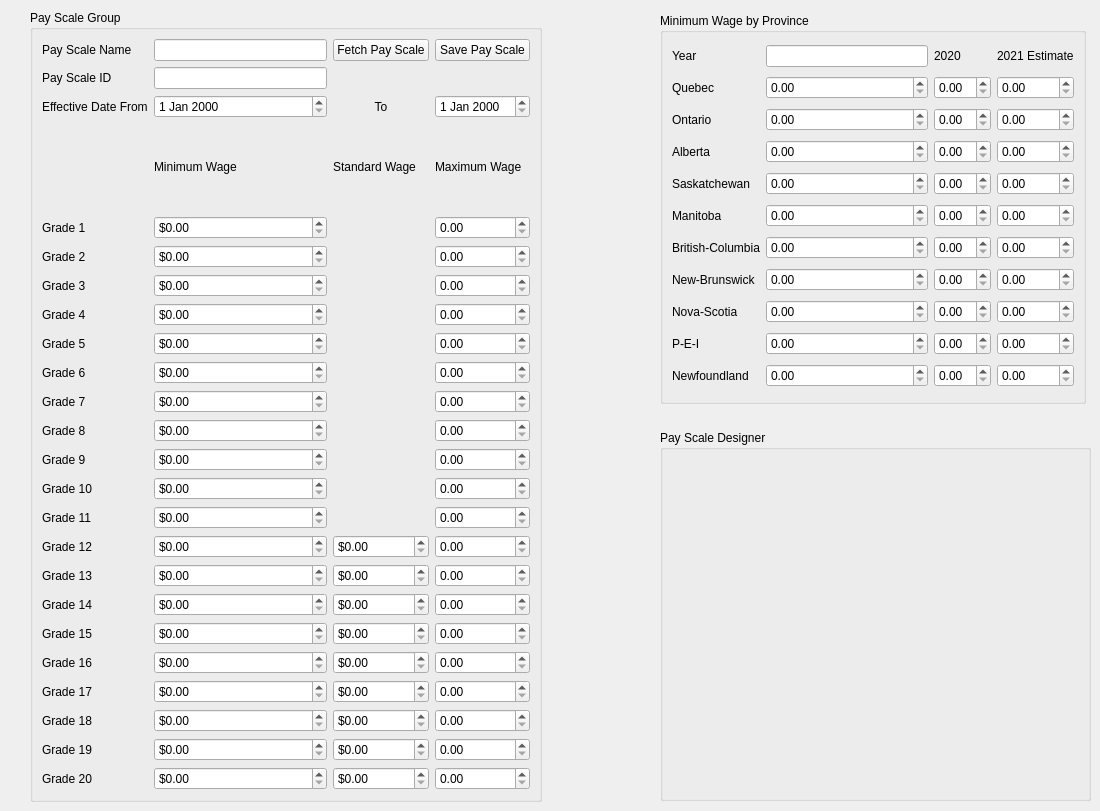
      <widget class="QWidget" name="tab">
       <attribute name="icon">
        <iconset>
         <normaloff>3442056-head-hunting/png/003-salary.png</normaloff>3442056-head-hunting/png/003-salary.png</iconset>
       </attribute>
       <attribute name="title">
        <string>Pay Scale Group</string>
       </attribute>
       <widget class="QGroupBox" name="groupBox">
        <property name="geometry">
         <rect>
          <x>30</x>
          <y>10</y>
          <width>512</width>
          <height>792</height>
         </rect>
        </property>
        <property name="title">
         <string>Pay Scale Group</string>
        </property>
        <layout class="QGridLayout" name="gridLayout_3">
         <item row="0" column="0">
          <widget class="QLabel" name="label_40">
           <property name="text">
            <string>Pay Scale Name</string>
           </property>
          </widget>
         </item>
         <item row="0" column="1">
          <widget class="QLineEdit" name="entryPayScaleName"/>
         </item>
         <item row="0" column="2">
          <widget class="QPushButton" name="pushButtonFetchPayScale">
           <property name="text">
            <string>Fetch Pay Scale</string>
           </property>
          </widget>
         </item>
         <item row="0" column="3">
          <widget class="QPushButton" name="pushButtonSavePayScale">
           <property name="text">
            <string>Save Pay Scale</string>
           </property>
          </widget>
         </item>
         <item row="1" column="0">
          <widget class="QLabel" name="label_41">
           <property name="text">
            <string>Pay Scale ID</string>
           </property>
          </widget>
         </item>
         <item row="1" column="1">
          <widget class="QLineEdit" name="entryPayScaleID"/>
         </item>
         <item row="2" column="0">
          <widget class="QLabel" name="label_39">
           <property name="text">
            <string>Effective Date From</string>
           </property>
          </widget>
         </item>
         <item row="2" column="1">
          <widget class="QDateEdit" name="entryDateFrom"/>
         </item>
         <item row="2" column="2">
          <widget class="QLabel" name="label_42">
           <property name="text">
            <string>To</string>
           </property>
           <property name="alignment">
            <set>Qt::AlignCenter</set>
           </property>
          </widget>
         </item>
         <item row="2" column="3">
          <widget class="QDateEdit" name="entryDateTo"/>
         </item>
         <item row="3" column="1">
          <widget class="QLabel" name="label_36">
           <property name="text">
            <string>Minimum Wage</string>
           </property>
          </widget>
         </item>
         <item row="3" column="2">
          <widget class="QLabel" name="label_37">
           <property name="text">
            <string>Standard Wage</string>
           </property>
          </widget>
         </item>
         <item row="3" column="3">
          <widget class="QLabel" name="label_38">
           <property name="text">
            <string>Maximum Wage</string>
           </property>
          </widget>
         </item>
         <item row="4" column="0">
          <widget class="QLabel" name="label_9">
           <property name="text">
            <string>Grade 1</string>
           </property>
          </widget>
         </item>
         <item row="4" column="1">
          <widget class="QDoubleSpinBox" name="doubleSpinBox">
           <property name="prefix">
            <string>$</string>
           </property>
           <property name="suffix">
            <string/>
           </property>
          </widget>
         </item>
         <item row="4" column="3">
          <widget class="QDoubleSpinBox" name="doubleSpinBox_3"/>
         </item>
         <item row="5" column="0">
          <widget class="QLabel" name="label_10">
           <property name="text">
            <string>Grade 2</string>
           </property>
          </widget>
         </item>
         <item row="5" column="1">
          <widget class="QDoubleSpinBox" name="doubleSpinBox_4">
           <property name="prefix">
            <string>$</string>
           </property>
          </widget>
         </item>
         <item row="5" column="3">
          <widget class="QDoubleSpinBox" name="doubleSpinBox_6"/>
         </item>
         <item row="6" column="0">
          <widget class="QLabel" name="label_18">
           <property name="text">
            <string>Grade 3</string>
           </property>
          </widget>
         </item>
         <item row="6" column="1">
          <widget class="QDoubleSpinBox" name="doubleSpinBox_7">
           <property name="prefix">
            <string>$</string>
           </property>
          </widget>
         </item>
         <item row="6" column="3">
          <widget class="QDoubleSpinBox" name="doubleSpinBox_9"/>
         </item>
         <item row="7" column="0">
          <widget class="QLabel" name="label_19">
           <property name="text">
            <string>Grade 4</string>
           </property>
          </widget>
         </item>
         <item row="7" column="1">
          <widget class="QDoubleSpinBox" name="doubleSpinBox_11">
           <property name="prefix">
            <string>$</string>
           </property>
          </widget>
         </item>
         <item row="7" column="3">
          <widget class="QDoubleSpinBox" name="doubleSpinBox_12"/>
         </item>
         <item row="8" column="0">
          <widget class="QLabel" name="label_20">
           <property name="text">
            <string>Grade 5</string>
           </property>
          </widget>
         </item>
         <item row="8" column="1">
          <widget class="QDoubleSpinBox" name="doubleSpinBox_13">
           <property name="prefix">
            <string>$</string>
           </property>
          </widget>
         </item>
         <item row="8" column="3">
          <widget class="QDoubleSpinBox" name="doubleSpinBox_15"/>
         </item>
         <item row="9" column="0">
          <widget class="QLabel" name="label_21">
           <property name="text">
            <string>Grade 6</string>
           </property>
          </widget>
         </item>
         <item row="9" column="1">
          <widget class="QDoubleSpinBox" name="doubleSpinBox_2">
           <property name="prefix">
            <string>$</string>
           </property>
          </widget>
         </item>
         <item row="9" column="3">
          <widget class="QDoubleSpinBox" name="doubleSpinBox_35"/>
         </item>
         <item row="10" column="0">
          <widget class="QLabel" name="label_22">
           <property name="text">
            <string>Grade 7</string>
           </property>
          </widget>
         </item>
         <item row="10" column="1">
          <widget class="QDoubleSpinBox" name="doubleSpinBox_5">
           <property name="prefix">
            <string>$</string>
           </property>
          </widget>
         </item>
         <item row="10" column="3">
          <widget class="QDoubleSpinBox" name="doubleSpinBox_36"/>
         </item>
         <item row="11" column="0">
          <widget class="QLabel" name="label_23">
           <property name="text">
            <string>Grade 8</string>
           </property>
          </widget>
         </item>
         <item row="11" column="1">
          <widget class="QDoubleSpinBox" name="doubleSpinBox_8">
           <property name="prefix">
            <string>$</string>
           </property>
          </widget>
         </item>
         <item row="11" column="3">
          <widget class="QDoubleSpinBox" name="doubleSpinBox_37"/>
         </item>
         <item row="12" column="0">
          <widget class="QLabel" name="label_24">
           <property name="text">
            <string>Grade 9</string>
           </property>
          </widget>
         </item>
         <item row="12" column="1">
          <widget class="QDoubleSpinBox" name="doubleSpinBox_10">
           <property name="prefix">
            <string>$</string>
           </property>
          </widget>
         </item>
         <item row="12" column="3">
          <widget class="QDoubleSpinBox" name="doubleSpinBox_38"/>
         </item>
         <item row="13" column="0">
          <widget class="QLabel" name="label_25">
           <property name="text">
            <string>Grade 10</string>
           </property>
          </widget>
         </item>
         <item row="13" column="1">
          <widget class="QDoubleSpinBox" name="doubleSpinBox_14">
           <property name="prefix">
            <string>$</string>
           </property>
          </widget>
         </item>
         <item row="13" column="3">
          <widget class="QDoubleSpinBox" name="doubleSpinBox_39"/>
         </item>
         <item row="14" column="0">
          <widget class="QLabel" name="label_26">
           <property name="text">
            <string>Grade 11</string>
           </property>
          </widget>
         </item>
         <item row="14" column="1">
          <widget class="QDoubleSpinBox" name="doubleSpinBox_16">
           <property name="prefix">
            <string>$</string>
           </property>
          </widget>
         </item>
         <item row="14" column="3">
          <widget class="QDoubleSpinBox" name="doubleSpinBox_40"/>
         </item>
         <item row="15" column="0">
          <widget class="QLabel" name="label_27">
           <property name="text">
            <string>Grade 12</string>
           </property>
          </widget>
         </item>
         <item row="15" column="1">
          <widget class="QDoubleSpinBox" name="doubleSpinBox_17">
           <property name="prefix">
            <string>$</string>
           </property>
          </widget>
         </item>
         <item row="15" column="2">
          <widget class="QDoubleSpinBox" name="doubleSpinBox_26">
           <property name="prefix">
            <string>$</string>
           </property>
          </widget>
         </item>
         <item row="15" column="3">
          <widget class="QDoubleSpinBox" name="doubleSpinBox_41"/>
         </item>
         <item row="16" column="0">
          <widget class="QLabel" name="label_28">
           <property name="text">
            <string>Grade 13</string>
           </property>
          </widget>
         </item>
         <item row="16" column="1">
          <widget class="QDoubleSpinBox" name="doubleSpinBox_18">
           <property name="prefix">
            <string>$</string>
           </property>
          </widget>
         </item>
         <item row="16" column="2">
          <widget class="QDoubleSpinBox" name="doubleSpinBox_27">
           <property name="prefix">
            <string>$</string>
           </property>
          </widget>
         </item>
         <item row="16" column="3">
          <widget class="QDoubleSpinBox" name="doubleSpinBox_42"/>
         </item>
         <item row="17" column="0">
          <widget class="QLabel" name="label_29">
           <property name="text">
            <string>Grade 14</string>
           </property>
          </widget>
         </item>
         <item row="17" column="1">
          <widget class="QDoubleSpinBox" name="doubleSpinBox_19">
           <property name="prefix">
            <string>$</string>
           </property>
          </widget>
         </item>
         <item row="17" column="2">
          <widget class="QDoubleSpinBox" name="doubleSpinBox_28">
           <property name="prefix">
            <string>$</string>
           </property>
          </widget>
         </item>
         <item row="17" column="3">
          <widget class="QDoubleSpinBox" name="doubleSpinBox_43"/>
         </item>
         <item row="18" column="0">
          <widget class="QLabel" name="label_30">
           <property name="text">
            <string>Grade 15</string>
           </property>
          </widget>
         </item>
         <item row="18" column="1">
          <widget class="QDoubleSpinBox" name="doubleSpinBox_20">
           <property name="prefix">
            <string>$</string>
           </property>
          </widget>
         </item>
         <item row="18" column="2">
          <widget class="QDoubleSpinBox" name="doubleSpinBox_29">
           <property name="prefix">
            <string>$</string>
           </property>
          </widget>
         </item>
         <item row="18" column="3">
          <widget class="QDoubleSpinBox" name="doubleSpinBox_44"/>
         </item>
         <item row="19" column="0">
          <widget class="QLabel" name="label_31">
           <property name="text">
            <string>Grade 16</string>
           </property>
          </widget>
         </item>
         <item row="19" column="1">
          <widget class="QDoubleSpinBox" name="doubleSpinBox_21">
           <property name="prefix">
            <string>$</string>
           </property>
          </widget>
         </item>
         <item row="19" column="2">
          <widget class="QDoubleSpinBox" name="doubleSpinBox_30">
           <property name="prefix">
            <string>$</string>
           </property>
          </widget>
         </item>
         <item row="19" column="3">
          <widget class="QDoubleSpinBox" name="doubleSpinBox_45"/>
         </item>
         <item row="20" column="0">
          <widget class="QLabel" name="label_32">
           <property name="text">
            <string>Grade 17</string>
           </property>
          </widget>
         </item>
         <item row="20" column="1">
          <widget class="QDoubleSpinBox" name="doubleSpinBox_22">
           <property name="prefix">
            <string>$</string>
           </property>
          </widget>
         </item>
         <item row="20" column="2">
          <widget class="QDoubleSpinBox" name="doubleSpinBox_31">
           <property name="prefix">
            <string>$</string>
           </property>
          </widget>
         </item>
         <item row="20" column="3">
          <widget class="QDoubleSpinBox" name="doubleSpinBox_46"/>
         </item>
         <item row="21" column="0">
          <widget class="QLabel" name="label_33">
           <property name="text">
            <string>Grade 18</string>
           </property>
          </widget>
         </item>
         <item row="21" column="1">
          <widget class="QDoubleSpinBox" name="doubleSpinBox_23">
           <property name="prefix">
            <string>$</string>
           </property>
          </widget>
         </item>
         <item row="21" column="2">
          <widget class="QDoubleSpinBox" name="doubleSpinBox_32">
           <property name="prefix">
            <string>$</string>
           </property>
          </widget>
         </item>
         <item row="21" column="3">
          <widget class="QDoubleSpinBox" name="doubleSpinBox_47"/>
         </item>
         <item row="22" column="0">
          <widget class="QLabel" name="label_34">
           <property name="text">
            <string>Grade 19</string>
           </property>
          </widget>
         </item>
         <item row="22" column="1">
          <widget class="QDoubleSpinBox" name="doubleSpinBox_24">
           <property name="prefix">
            <string>$</string>
           </property>
          </widget>
         </item>
         <item row="22" column="2">
          <widget class="QDoubleSpinBox" name="doubleSpinBox_33">
           <property name="prefix">
            <string>$</string>
           </property>
          </widget>
         </item>
         <item row="22" column="3">
          <widget class="QDoubleSpinBox" name="doubleSpinBox_48"/>
         </item>
         <item row="23" column="0">
          <widget class="QLabel" name="label_35">
           <property name="text">
            <string>Grade 20</string>
           </property>
          </widget>
         </item>
         <item row="23" column="1">
          <widget class="QDoubleSpinBox" name="doubleSpinBox_25">
           <property name="prefix">
            <string>$</string>
           </property>
          </widget>
         </item>
         <item row="23" column="2">
          <widget class="QDoubleSpinBox" name="doubleSpinBox_34">
           <property name="prefix">
            <string>$</string>
           </property>
          </widget>
         </item>
         <item row="23" column="3">
          <widget class="QDoubleSpinBox" name="doubleSpinBox_49"/>
         </item>
        </layout>
       </widget>
       <widget class="QGroupBox" name="groupBox_2">
        <property name="geometry">
         <rect>
          <x>660</x>
          <y>13</y>
          <width>426</width>
          <height>391</height>
         </rect>
        </property>
        <property name="title">
         <string>Minimum Wage by Province</string>
        </property>
        <layout class="QGridLayout" name="gridLayout_8">
         <item row="1" column="1">
          <widget class="QDoubleSpinBox" name="doubleSpinBox_52"/>
         </item>
         <item row="1" column="3">
          <widget class="QDoubleSpinBox" name="doubleSpinBox_51"/>
         </item>
         <item row="3" column="0">
          <widget class="QLabel" name="label_70">
           <property name="text">
            <string>Alberta</string>
           </property>
          </widget>
         </item>
         <item row="5" column="0">
          <widget class="QLabel" name="label_72">
           <property name="text">
            <string>Manitoba</string>
           </property>
          </widget>
         </item>
         <item row="9" column="0">
          <widget class="QLabel" name="label_76">
           <property name="text">
            <string>P-E-I</string>
           </property>
          </widget>
         </item>
         <item row="7" column="0">
          <widget class="QLabel" name="label_74">
           <property name="text">
            <string>New-Brunswick</string>
           </property>
          </widget>
         </item>
         <item row="0" column="3">
          <widget class="QLabel" name="label_67">
           <property name="text">
            <string>2021 Estimate</string>
           </property>
          </widget>
         </item>
         <item row="1" column="0">
          <widget class="QLabel" name="label_65">
           <property name="text">
            <string>Quebec</string>
           </property>
          </widget>
         </item>
         <item row="0" column="2">
          <widget class="QLabel" name="label_66">
           <property name="text">
            <string>2020</string>
           </property>
          </widget>
         </item>
         <item row="0" column="1">
          <widget class="QLineEdit" name="lineEdit_11"/>
         </item>
         <item row="0" column="0">
          <widget class="QLabel" name="label_68">
           <property name="text">
            <string>Year</string>
           </property>
          </widget>
         </item>
         <item row="6" column="0">
          <widget class="QLabel" name="label_73">
           <property name="text">
            <string>British-Columbia</string>
           </property>
          </widget>
         </item>
         <item row="1" column="2">
          <widget class="QDoubleSpinBox" name="doubleSpinBox_50"/>
         </item>
         <item row="4" column="0">
          <widget class="QLabel" name="label_71">
           <property name="text">
            <string>Saskatchewan</string>
           </property>
          </widget>
         </item>
         <item row="2" column="0">
          <widget class="QLabel" name="label_69">
           <property name="text">
            <string>Ontario</string>
           </property>
          </widget>
         </item>
         <item row="8" column="0">
          <widget class="QLabel" name="label_75">
           <property name="text">
            <string>Nova-Scotia</string>
           </property>
          </widget>
         </item>
         <item row="10" column="0">
          <widget class="QLabel" name="label_77">
           <property name="text">
            <string>Newfoundland</string>
           </property>
          </widget>
         </item>
         <item row="2" column="1">
          <widget class="QDoubleSpinBox" name="doubleSpinBox_53"/>
         </item>
         <item row="2" column="2">
          <widget class="QDoubleSpinBox" name="doubleSpinBox_54"/>
         </item>
         <item row="2" column="3">
          <widget class="QDoubleSpinBox" name="doubleSpinBox_55"/>
         </item>
         <item row="3" column="1">
          <widget class="QDoubleSpinBox" name="doubleSpinBox_56"/>
         </item>
         <item row="3" column="2">
          <widget class="QDoubleSpinBox" name="doubleSpinBox_57"/>
         </item>
         <item row="3" column="3">
          <widget class="QDoubleSpinBox" name="doubleSpinBox_58"/>
         </item>
         <item row="4" column="1">
          <widget class="QDoubleSpinBox" name="doubleSpinBox_59"/>
         </item>
         <item row="4" column="2">
          <widget class="QDoubleSpinBox" name="doubleSpinBox_60"/>
         </item>
         <item row="4" column="3">
          <widget class="QDoubleSpinBox" name="doubleSpinBox_61"/>
         </item>
         <item row="5" column="1">
          <widget class="QDoubleSpinBox" name="doubleSpinBox_62"/>
         </item>
         <item row="5" column="2">
          <widget class="QDoubleSpinBox" name="doubleSpinBox_63"/>
         </item>
         <item row="5" column="3">
          <widget class="QDoubleSpinBox" name="doubleSpinBox_64"/>
         </item>
         <item row="6" column="1">
          <widget class="QDoubleSpinBox" name="doubleSpinBox_65"/>
         </item>
         <item row="6" column="2">
          <widget class="QDoubleSpinBox" name="doubleSpinBox_66"/>
         </item>
         <item row="6" column="3">
          <widget class="QDoubleSpinBox" name="doubleSpinBox_67"/>
         </item>
         <item row="7" column="1">
          <widget class="QDoubleSpinBox" name="doubleSpinBox_68"/>
         </item>
         <item row="7" column="2">
          <widget class="QDoubleSpinBox" name="doubleSpinBox_69"/>
         </item>
         <item row="7" column="3">
          <widget class="QDoubleSpinBox" name="doubleSpinBox_70"/>
         </item>
         <item row="8" column="1">
          <widget class="QDoubleSpinBox" name="doubleSpinBox_71"/>
         </item>
         <item row="8" column="2">
          <widget class="QDoubleSpinBox" name="doubleSpinBox_72"/>
         </item>
         <item row="8" column="3">
          <widget class="QDoubleSpinBox" name="doubleSpinBox_73"/>
         </item>
         <item row="9" column="1">
          <widget class="QDoubleSpinBox" name="doubleSpinBox_74"/>
         </item>
         <item row="9" column="2">
          <widget class="QDoubleSpinBox" name="doubleSpinBox_75"/>
         </item>
         <item row="9" column="3">
          <widget class="QDoubleSpinBox" name="doubleSpinBox_76"/>
         </item>
         <item row="10" column="1">
          <widget class="QDoubleSpinBox" name="doubleSpinBox_77"/>
         </item>
         <item row="10" column="2">
          <widget class="QDoubleSpinBox" name="doubleSpinBox_78"/>
         </item>
         <item row="10" column="3">
          <widget class="QDoubleSpinBox" name="doubleSpinBox_79"/>
         </item>
        </layout>
       </widget>
       <widget class="QGroupBox" name="groupBox_26">
        <property name="geometry">
         <rect>
          <x>660</x>
          <y>430</y>
          <width>431</width>
          <height>371</height>
         </rect>
        </property>
        <property name="title">
         <string>Pay Scale Designer</string>
        </property>
       </widget>
      </widget>
